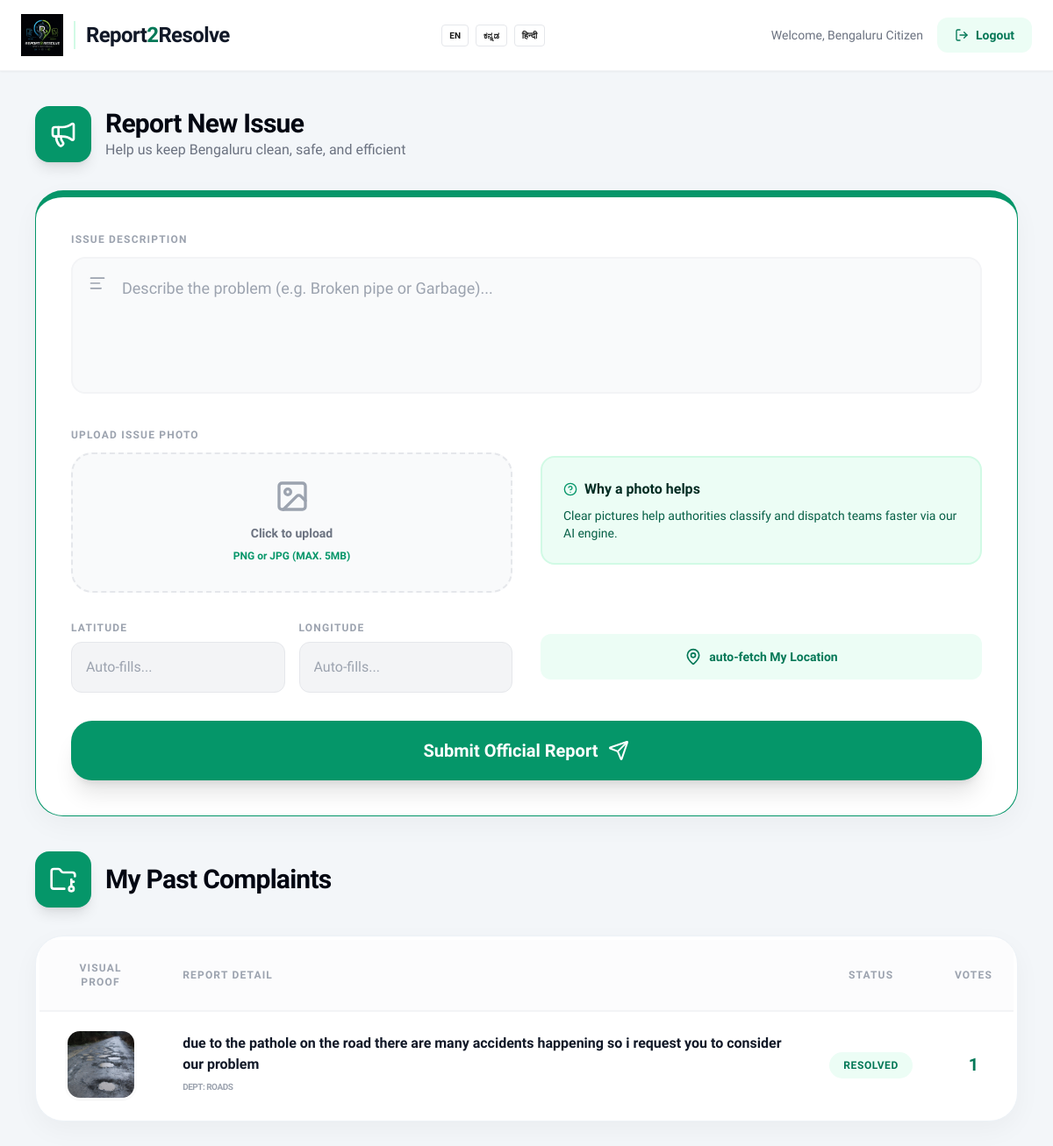
The app's page /citizen_dashboard, older data.
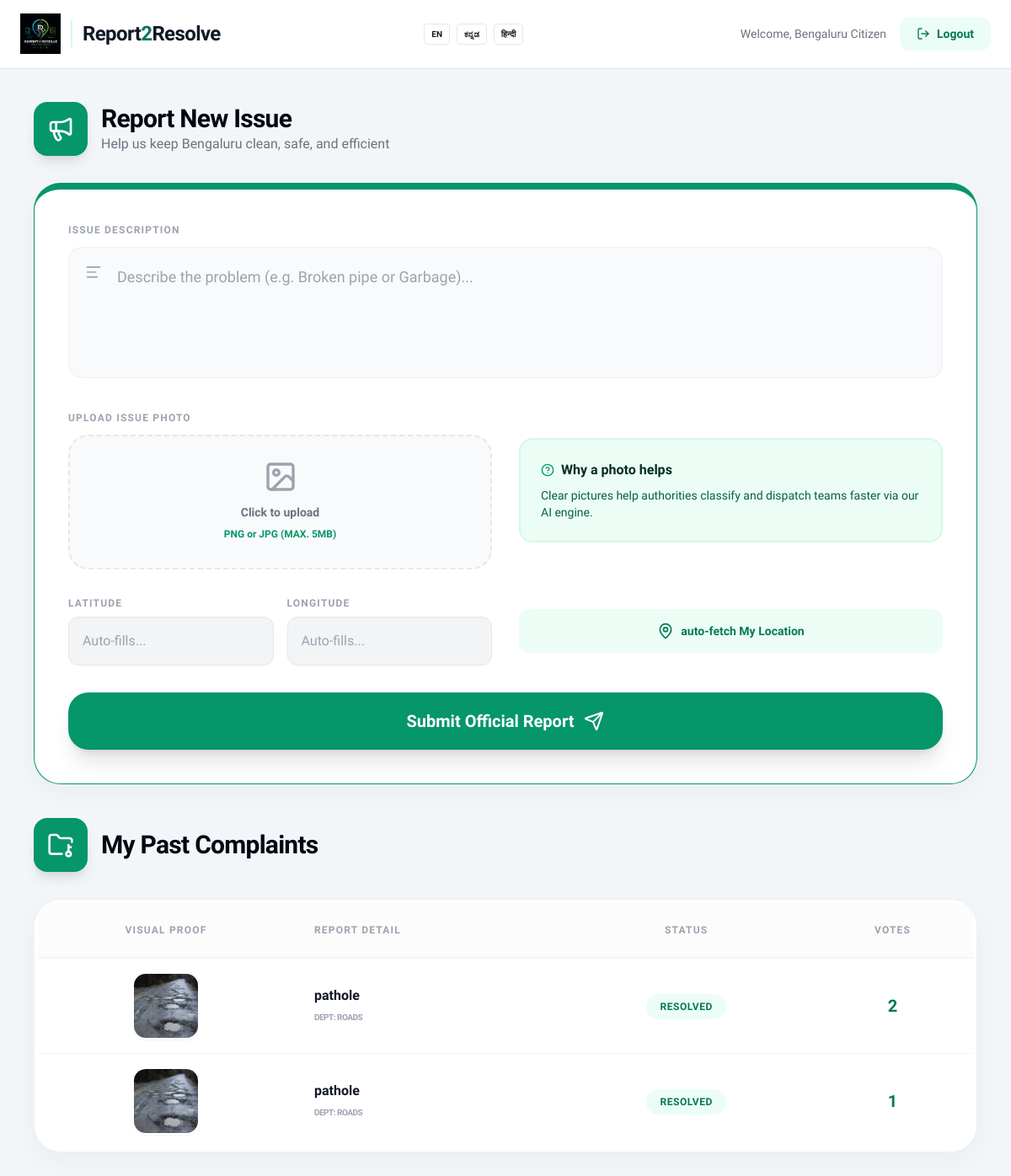
The same page, newer data.
### app.py (models this page shows)
class Complaint(db.Model):
    id = db.Column(db.Integer, primary_key=True)
    description = db.Column(db.String(500))
    dept = db.Column(db.String(100))
    status = db.Column(db.String(50), default='Submitted')
    lat = db.Column(db.Float)
    lng = db.Column(db.Float)
    img_before = db.Column(db.String(200), default='pothole_before.jpg')
    img_after = db.Column(db.String(200))
    vote_count = db.Column(db.Integer, default=1)
    assigned_to = db.Column(db.String(100), nullable=True)

### app.py (the view)
@app.route('/citizen_dashboard')
def citizen_dashboard():
    items = Complaint.query.all()
    return render_template('citizen.html', complaints=items)

### templates/citizen.html (shortened to what this page needs)
<!DOCTYPE html>
<html lang="en">
<head>
    <script src="https://cdn.tailwindcss.com"></script>
</head>
<body class="min-h-screen">
    <nav class="bg-white border-b border-gray-100 shadow-sm sticky top-0 z-50">
        <div class="max-w-7xl mx-auto px-6 py-4 flex items-center justify-between">
            <div class="flex items-center gap-3">
                <img src="{{ url_for('static', filename='Report2Resolve.jpg') }}" alt="Logo" class="w-12 h-auto object-contain">
                <div class="border-l-2 border-emerald-100 h-8"></div>
                <h1 class="text-2xl font-extrabold text-gray-900 tracking-tight">Report<span class="text-emerald-700">2</span>Resolve</h1>
            </div>
            <div class="flex items-center gap-2 mr-4">
                <button onclick="changeLanguage('en')" class="text-[10px] font-bold px-2 py-1 border rounded hover:bg-gray-50">EN</button>
                <button onclick="changeLanguage('kn')" class="text-[10px] font-bold px-2 py-1 border rounded hover:bg-gray-50">ಕನ್ನಡ</button>
                <button onclick="changeLanguage('hi')" class="text-[10px] font-bold px-2 py-1 border rounded hover:bg-gray-50">हिन्दी</button>
            </div>
            <div class="flex items-center gap-4">
                <span class="text-sm font-medium text-gray-500 hidden md:block" data-key="welcome_msg">Welcome, Bengaluru Citizen</span>
                <a href="/" class="flex items-center gap-2 text-sm font-bold text-emerald-700 bg-emerald-50 px-5 py-2.5 rounded-xl hover:bg-emerald-100 transition-colors">
                    <i data-lucide="log-out" class="w-4 h-4"></i> Logout
                </a>
            </div>
        </div>
    </nav>
    <main class="max-w-7xl mx-auto p-6 md:p-10 space-y-10">
        <section>
            <div class="flex items-center gap-4 mb-8">
                <div class="bg-emerald-600 p-4 rounded-2xl text-white shadow-lg"><i data-lucide="megaphone" class="w-8 h-8"></i></div>
                <div>
                    <h2 class="text-3xl font-extrabold text-gray-950 tracking-tight" data-key="report_title">Report a New Issue</h2>
                    <p class="text-gray-500 font-medium" data-key="report_subtitle">Help us keep Bengaluru clean, safe, and efficient</p>
                </div>
            </div>
            <div class="gov-card p-10 border-t-8 border-emerald-600">
                <form action="/submit" method="POST" enctype="multipart/form-data" class="space-y-8">
                    <div class="relative">
                        <label class="block text-xs font-bold text-gray-400 uppercase tracking-widest mb-3">Issue Description</label>
                        <div class="relative">
                            <i data-lucide="align-left" class="absolute left-5 top-5 w-5 h-5 text-gray-400"></i>
                            <textarea name="desc" rows="4" placeholder="Describe the problem (e.g. Broken pipe or Garbage)..." class="w-full pl-14 pr-6 py-5 bg-gray-50 border-2 border-gray-100 rounded-2xl focus:border-emerald-500 outline-none text-lg resize-none" required></textarea>
                        </div>
                    </div>
                    <div class="grid grid-cols-1 md:grid-cols-2 gap-8 items-center">
                        <div>
                            <label class="block text-xs font-bold text-gray-400 uppercase tracking-widest mb-3">Upload Issue Photo</label>
                            <label class="flex flex-col items-center justify-center w-full h-40 border-2 border-gray-200 border-dashed rounded-3xl cursor-pointer bg-gray-50 hover:bg-gray-100 transition-colors">
                                <div class="flex flex-col items-center justify-center pt-5 pb-6">
                                    <i data-lucide="image" class="w-10 h-10 text-gray-400 mb-3"></i>
                                    <p class="mb-2 text-sm text-gray-500"><span class="font-bold">Click to upload</span></p>
                                    <p id="file-name" class="text-xs text-emerald-600 font-bold">PNG or JPG (MAX. 5MB)</p>
                                </div>
                            </label>
                        </div>
                        <div class="p-6 bg-emerald-50 rounded-2xl border-2 border-emerald-100">
                            <h4 class="font-bold text-emerald-950 flex items-center gap-2"><i data-lucide="help-circle" class="w-4 h-4 text-emerald-600"></i> Why a photo helps</h4>
                            <p class="text-sm text-emerald-800 mt-2">Clear pictures help authorities classify and dispatch teams faster via our AI engine.</p>
                        </div>
                    </div>
                    <div class="grid grid-cols-1 md:grid-cols-2 gap-8 items-center">
                        <div class="grid grid-cols-2 gap-4">
                            <div>
                                <label class="block text-xs font-bold text-gray-400 uppercase tracking-widest mb-2">Latitude</label>
                                <input type="text" id="lat" name="lat" readonly class="w-full p-4 bg-gray-100 border border-gray-200 rounded-xl text-gray-600 font-medium" placeholder="Auto-fills...">
                            </div>
                            <div>
                                <label class="block text-xs font-bold text-gray-400 uppercase tracking-widest mb-2">Longitude</label>
                                <input type="text" id="lng" name="lng" readonly class="w-full p-4 bg-gray-100 border border-gray-200 rounded-xl text-gray-600 font-medium" placeholder="Auto-fills...">
                            </div>
                        </div>
                        <div class="flex flex-col sm:flex-row gap-4">
                            <button type="button" onclick="getLocation(event)" class="sm:flex-1 flex items-center justify-center gap-2 text-sm font-bold text-emerald-700 bg-emerald-50 px-6 py-4 rounded-xl hover:bg-emerald-100 transition-all">
                                <i data-lucide="map-pin" class="w-5 h-5"></i> auto-fetch My Location
                            </button>
                        </div>
                    </div>
                    <button type="submit" class="w-full bg-emerald-600 hover:bg-emerald-700 text-white font-extrabold text-xl py-5 rounded-3xl shadow-xl transition-all flex items-center justify-center gap-3">
                        <span data-key="btn_submit">Submit Official Report</span> <i data-lucide="send" class="w-6 h-6"></i>
                    </button>
                </form>
            </div>
        </section>
        <section>
            <div class="flex items-center gap-4 mb-8">
                <div class="bg-emerald-600 p-4 rounded-2xl text-white shadow-lg"><i data-lucide="folder-key" class="w-8 h-8"></i></div>
                <h2 class="text-3xl font-extrabold text-gray-950 tracking-tight" data-key="past_reports">My Past Complaints</h2>
            </div>
            <div class="gov-card p-1 overflow-hidden">
                <div class="overflow-x-auto">
                    <table class="responsive-table w-full text-left">
                        <thead class="current-thead border-b-2 border-gray-100 bg-gray-50/50">
                            <tr>
                                <th class="p-6 text-xs font-bold text-gray-400 uppercase tracking-widest text-center">Visual Proof</th>
                                <th class="p-6 text-xs font-bold text-gray-400 uppercase tracking-widest">Report Detail</th>
                                <th class="p-6 text-xs font-bold text-gray-400 uppercase tracking-widest text-center">Status</th>
                                <th class="p-6 text-xs font-bold text-gray-400 uppercase tracking-widest text-center">Votes</th>
                            </tr>
                        </thead>
                        <tbody class="divide-y divide-gray-100">
                            {% for c in complaints %}
                            <tr class="current-tr hover:bg-gray-50">
                                <td data-label="Photo" class="current-td p-4 text-center">
                                    <img src="{{ url_for('static', filename='uploads/' + c.img_before) }}"
                                         class="w-20 h-20 object-cover rounded-2xl border-2 border-white shadow-sm inline-block mx-auto">
                                </td>
                                <td data-label="Description" class="current-td p-6 font-semibold text-gray-900">
                                    <p>{{ c.description }}</p>
                                    <span class="text-[10px] text-gray-400 font-bold uppercase tracking-tighter">Dept: {{ c.dept }}</span>
                                </td>
                                <td data-label="Status" class="current-td p-6 text-center">
                                    <span class="text-xs font-bold bg-emerald-50 text-emerald-700 px-4 py-2 rounded-full uppercase tracking-wider">{{ c.status }}</span>
                                </td>
                                <td data-label="Votes" class="current-td p-6 text-center font-extrabold text-emerald-700 text-xl">{{ c.vote_count }}</td>
                            </tr>
                            {% endfor %}
                        </tbody>
                    </table>
                </div>
            </div>
        </section>
    </main>
</body>
</html>

### templates/citizen.html (style rules this page uses)
body { font-family: 'Plus Jakarta Sans', sans-serif; background-color: #f3f6f9; color: #1a1a1a; }
.gov-card { background: white; border-radius: 2rem; box-shadow: 0 10px 30px rgba(0, 0, 0, 0.04); border: 1px solid #edf2f7; transition: transform 0.2s ease, box-shadow 0.2s ease; }

Row changes from the older to the newer data that the page shows:
changed Complaint (number 1 of 2 on the later page): description "due to the pathole on the road there are many accidents happening so i request you to consider our problem" → "pathole"; vote_count "1" → "2"
added Complaint: img_before (picture), description "pathole", dept "ROADS", status "RESOLVED", vote_count "1"
